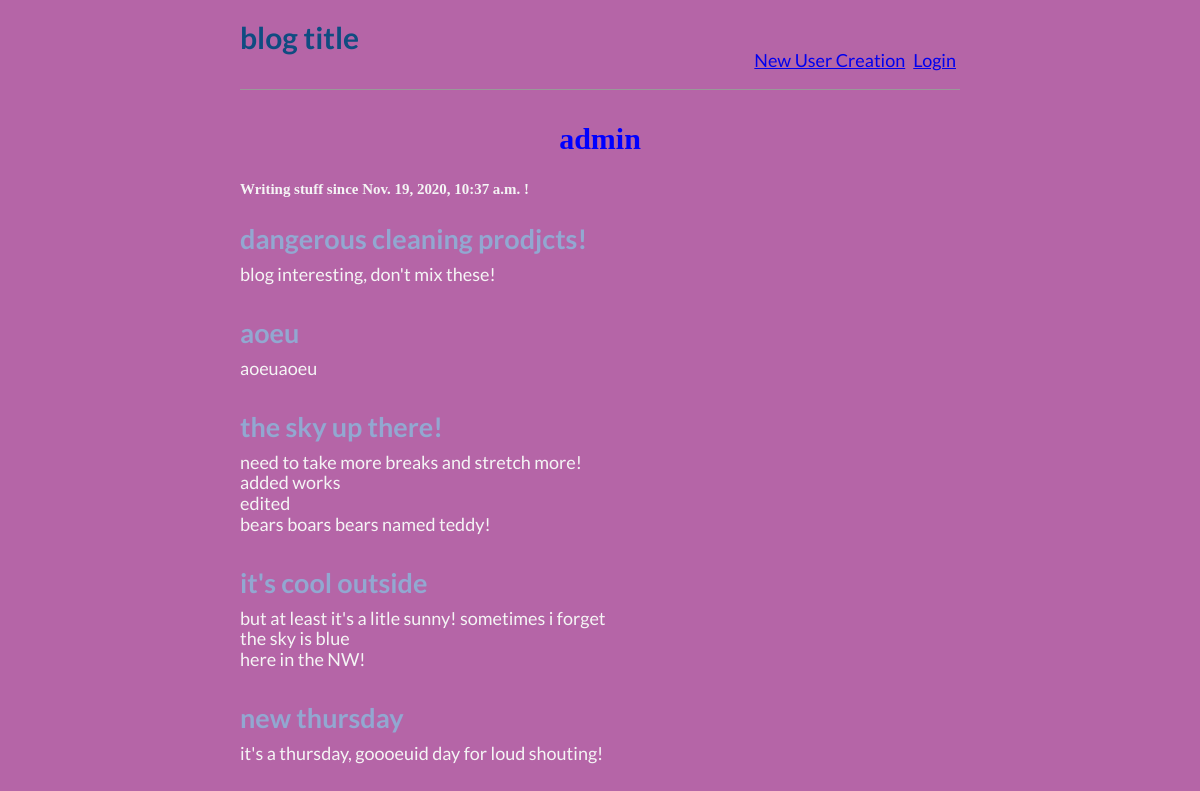
Screenshot of /user/admin/ with the database file from the repository.
### blog_app/models.py (models this page shows, shortened)
class Post(models.Model):
    title = models.CharField(max_length=200)
    author = models.ForeignKey('auth.User', on_delete=models.CASCADE)
    created = models.DateTimeField(auto_now_add=True)
    updated = models.DateTimeField(auto_now=True) # useful, lookup
    caption = models.CharField(max_length=500)
    photo = models.ImageField(upload_to="media/")
    class Meta:
        ordering = ['-created']

### users_app/views.py (the view)
# urls.py: path('<str:username>/', views.UserProfileView.as_view(), name='profile'),
class UserProfileView(generic.DetailView):
    model = User
    template_name = 'user_profile.html'
    def get_object(self):
        return get_object_or_404(User, username=self.kwargs['username'])

### templates/user_profile.html (shortened to what this page needs)
{% extends 'base.html' %}
{% block content %}
    <h1>
    {{ object.username }}
    </h1>
    <h5>
    Writing stuff since {{ object.date_joined }} !
    </h5>
    {% for post in object.post_set.all %}
        <div class="post-entry">
            <h2><a href="{% url 'blog_app:detail' post.pk %}"> {{ post.title}} </a></h2>
            <p>
            {{ post.caption | linebreaks }}
            </p>
        </div>
    {% endfor %}
{% endblock content %}

### templates/base.html (shortened to what this page needs)
{% load static %} {% comment %} good idea to have this at the top of every html... {% endcomment %}
<!DOCTYPE html>
<html>
    <head>
      <link rel="stylesheet" href="{% static 'css/github_necolas_normalize.css'%}">
      <link rel="stylesheet" href="{% static 'css/main.css'%}">
      <link rel="stylesheet" href="{% static 'css/base.css'%}">
    </head>
  <body>
    <header>
      <div class="nav-left">
        <h1>            <a href="{% url 'blog_app:home' %}">blog title </a>        </h1>
        </div>
        <div class="nav-right">
          {% if request.user.is_authenticated  %}
            <p>Hello, user: <a href="{% url 'users_app:profile' request.user.username %}"> {{ request.user.username }} </a></p>
            {% comment %} added a bit with request.user.is_authenticated, rather than just user.username {% endcomment %}
            <p><a href="{% url 'blog_app:new_post'%}">+ New Blog Post</a></p>
            <p><a href="{% url 'logout'%}">LOGOUT</a></p>
          {% else %}
            <p><a href="{% url 'users_app:signup' %}">New User Creation</a></p>
            <p><a href="{% url 'login' %}">Login</a></p>
          {% endif %}
        </div>
    </header>
        <div class="container">
            {% block content %}
            {% endblock content %}
        </div>
</body>
</html>

### static/css/main.css (style rules this page uses)
* { font-family: 'Lato', sans-serif; }
title, h1 { font-size: 30px; color: blue; text-align: center; }
body { background-color: rgb(177, 247, 247); margin-left: 5%; margin-right: 5%; }
@media (min-width: 700px) { body { margin-left: 20%; margin-right: 20%; } }

### static/css/base.css (style rules this page uses)
body { font-family: 'Libre Franklin', sans-serif; font-size: 18px; background-color: #B565A7; color: whitesmoke; }
h1, h2, h3, h4, h5, h6 { font-family: 'EB Garamond', serif; }
header { border-bottom: 1px solid #999; margin-bottom: 2rem; display: flex; }
header h1 a { color: #0f4c81; text-decoration: none; }
.nav-left { margin-right: auto; }
.nav-right { display: flex; padding-top: 2rem; }
.nav-right p { margin-left: .25rem; margin-right: .25rem; }
.post-entry { margin-bottom: 2rem; }
.post-entry h2 { margin: 0.5rem 0; }
.post-entry h2 a, .post-entry h2 a:visited { color: #92A8D1; text-decoration: none; }
.post-entry p { margin: 0; font-weight: 400; }

### rows the page displays
Post: title "dangerous cleaning prodjcts!", caption "blog interesting, don't mix these!"
Post: title "aoeu", caption "aoeuaoeu"
Post: title "the sky up there!", caption "need to take more breaks and stretch more! added works edited bears boars bears named teddy!"
Post: title "it's cool outside", caption "but at least it's a litle sunny! sometimes i forget the sky is blue here in the NW!"
Post: title "new thursday", caption "it's a thursday, goooeuid day for loud shouting!"

### other values shown
{{ object.username }} "admin"
{{ object.date_joined }} "Nov. 19, 2020, 10:37 a.m."
